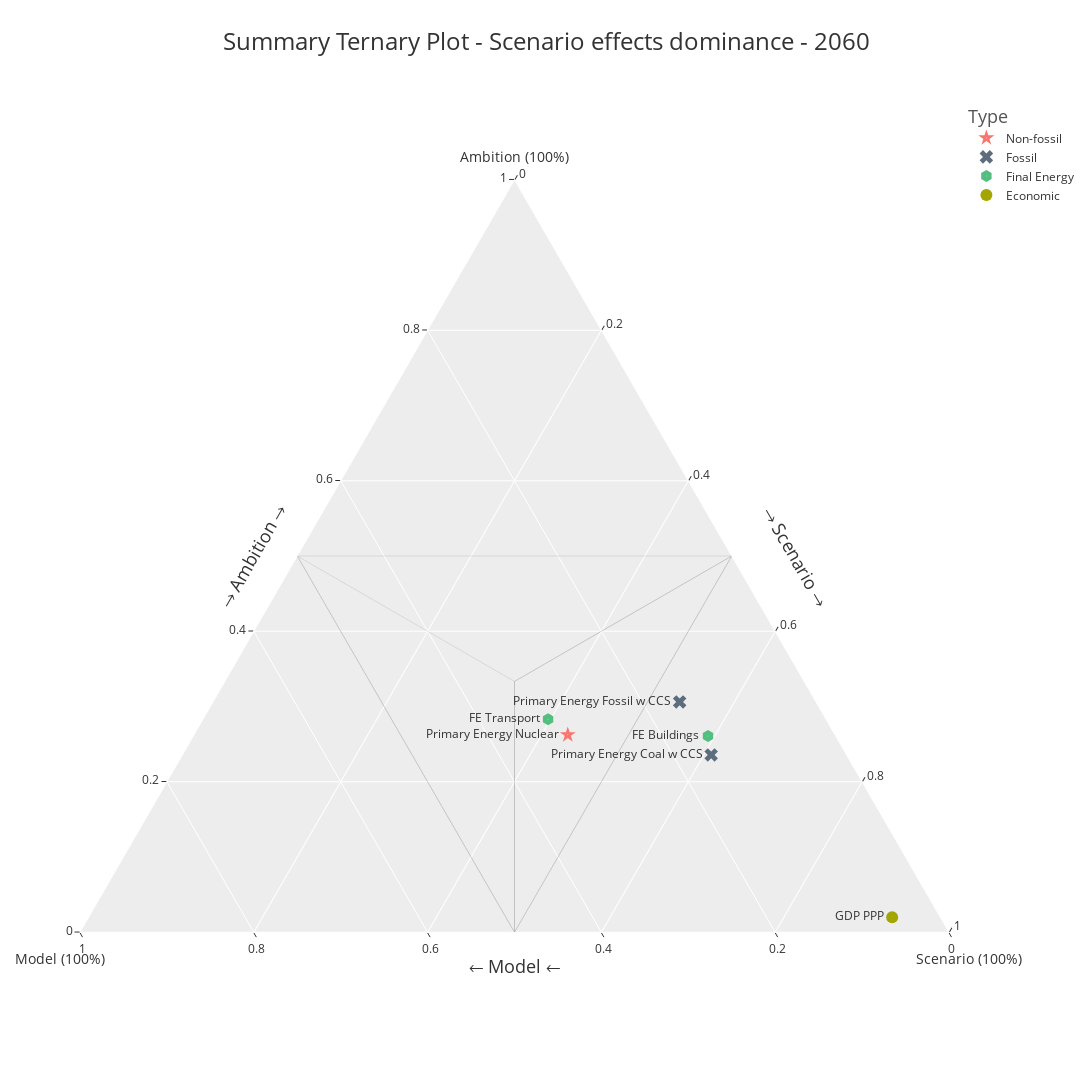

This figure's notebook cell:
### Markdown cell above
Figure 14: Ternary Plot – Focus on the Scenario Factor effects 2060

### Code cell
# Figure 14: Ternary Plot for all variables 2060, focus on Scenario - cleaned version of the code to match the paper

# -----------
# Setup the style parameters
# -----------
sns.set()
sns.set_style("white")
plt.rcParams['figure.dpi']= 100
plt.rcParams['figure.figsize'] = (20,6)
plt.rc("savefig", dpi=150)
plt.rc("font", size=14)

# -----------
# Choose columns to plot and filter the data accordingly
# -----------
cols = [ 
    'Variable',
    'Year',
    'R2_Amb_Shapley_norm',
    'R2_Mod_Shapley_norm',
    'R2_Scen_Shapley_norm',
    'Type'
    ]

data = df_all[cols]

# -----------
# Rename the variables to be plotted for better readability
# -----------
var_name_replacements = {
    'Final Energy Transportation': 'FE Transport',
    'Final Energy Residential and Commercial': 'FE Buildings',
}

# Replace values in the "Variable" column using dictionary
data['Variable'] = data['Variable'].replace(var_name_replacements)

# -----------
# Filter the data to show only the needed data points that highlight the Scenario effects dominance
# -----------

data = data.query('Year == 2060 and R2_Scen_Shapley_norm >= 0.25 and R2_Amb_Shapley_norm < 0.37 and R2_Mod_Shapley_norm < 0.35')\
            .query('Variable != "Final Energy Solids"')

# -----------
# Plot the data
# -----------
fig = px.scatter_ternary(
    data.query('Year ==2060'), 
    a="R2_Amb_Shapley_norm", 
    b="R2_Mod_Shapley_norm", 
    c="R2_Scen_Shapley_norm",
    symbol="Type",
    color='Type',
    template= "ggplot2",
    symbol_map={"Emissions":"cross-dot", 'Final Energy':'hexagon-dot',"Fossil":"x","Non-fossil":"star-dot","Land":"square-x"},
    color_discrete_map={"Emissions":"#C0392B", "Non-Fossil":"#F4D03F", 'Final Energy':'#52BE80',"Fossil":"#5D6D7E","Land":"LightSkyBlue"},
    labels={"R2_Amb_Shapley_norm": "Ambition (100%)",
            "R2_Mod_Shapley_norm": "Model (100%)",
            "R2_Scen_Shapley_norm": "Scenario (100%)"},
    title="Summary Ternary Plot - Scenario effects dominance - 2060",
    hover_name='Variable',
    text= data['Variable'],
    animation_frame='Year',
    width=1200,
    height=1200,
    )

# Lines connecting mid-point of each axis to mid-point of the plot
fig.add_trace(
    go.Scatterternary(a=[0.5, 0.5,0.5, 0.5,0, 0.5],
                      b=[0.5, 0.5,0, 0.5,0.5, 0.5],
                      c=[0, 0.5,0.5, 0.5,0.5, 0.5],
                      mode='lines',
                      marker=dict(color='black'),
                      line=dict(width=0.1),
                      showlegend=False,
                      )
                )

# Lines connecting mid-points of all axes together
fig.add_trace(
    go.Scatterternary(a=[0.5, 0,0.5, 0.5,0, 0.5],
                      b=[0, 0.5,0, 0.5,0.5, 0.5],
                      c=[0.5, 0.5,0.5, 0,0.5, 0],
                      mode='lines',
                      marker=dict(color='black'),
                      line=dict(width=0.1),
                      showlegend=False,
                      
                      )
                )

fig.update_traces(
    marker=dict(
        size=12),
    textposition='middle left',
    )

fig.update_layout(
    legend_title="Type",
    legend_title_font_color="#545454",
    legend_title_font_size=18,
    title_font_size=24,
    annotations=[
        dict(
            x=0.87,
            y=0.5,
            xref="paper",
            yref="paper",
            text="\u2192 Scenario \u2192",
            showarrow=False,
            font=dict(
                size=18,
            ),
            textangle=60
        ),
        dict(
            x=0.5,
            y=0.035,
            xref="paper",
            yref="paper",
            text="\u2190 Model \u2190",
            showarrow=False,
            font=dict(
                size=18,
            ),
            textangle=0
        ),
        dict(
            x=0.15,
            y=0.5,
            xref="paper",
            yref="paper",
            text="\u2192 Ambition \u2192",
            showarrow=False,
            font=dict(
                size=18,
            ),
            textangle=-60
        )

    ]
)

fig.show()

# Save the plot
fig.write_image("Figure_14_Ternary_Plot_2060_Scenario_Effects.png")

### Figure 1 — Plotly figure (JSON) as saved in the notebook; plotly's stock layout.template omitted (floating-point values rounded to 4 significant figures)
{"data": [{"a": [0.2623], "b": [0.3075], "c": [0.4301], "hovertemplate": "<b>%{hovertext}</b><br><br>Type=Non-fossil<br>Year=2060<br>Ambition (100%)=%{a}<br>Model (100%)=%{b}<br>Scenario (100%)=%{c}<br>text=%{text}<extra></extra>", "hovertext": ["Primary Energy Nuclear"], "legendgroup": "Non-fossil", "marker": {"color": "#F8766D", "size": 12, "symbol": "star-dot"}, "mode": "markers+text", "name": "Non-fossil", "showlegend": true, "subplot": "ternary", "text": ["Primary Energy Nuclear"], "textposition": "middle left", "type": "scatterternary"}, {"a": [0.3061, 0.2357], "b": [0.1569, 0.1558], "c": [0.537, 0.6085], "hovertemplate": "<b>%{hovertext}</b><br><br>Type=Fossil<br>Year=2060<br>Ambition (100%)=%{a}<br>Model (100%)=%{b}<br>Scenario (100%)=%{c}<br>text=%{text}<extra></extra>", "hovertext": ["Primary Energy Fossil w CCS", "Primary Energy Coal w CCS"], "legendgroup": "Fossil", "marker": {"color": "#5D6D7E", "size": 12, "symbol": "x"}, "mode": "markers+text", "name": "Fossil", "showlegend": true, "subplot": "ternary", "text": ["Primary Energy Fossil w CCS", "Primary Energy Coal w CCS"], "textposition": "middle left", "type": "scatterternary"}, {"a": [0.2608, 0.2829], "b": [0.147, 0.3199], "c": [0.5923, 0.3972], "hovertemplate": "<b>%{hovertext}</b><br><br>Type=Final Energy<br>Year=2060<br>Ambition (100%)=%{a}<br>Model (100%)=%{b}<br>Scenario (100%)=%{c}<br>text=%{text}<extra></extra>", "hovertext": ["FE Buildings", "FE Transport"], "legendgroup": "Final Energy", "marker": {"color": "#52BE80", "size": 12, "symbol": "hexagon-dot"}, "mode": "markers+text", "name": "Final Energy", "showlegend": true, "subplot": "ternary", "text": ["FE Buildings", "FE Transport"], "textposition": "middle left", "type": "scatterternary"}, {"a": [0.02], "b": [0.05542], "c": [0.9246], "hovertemplate": "<b>%{hovertext}</b><br><br>Type=Economic<br>Year=2060<br>Ambition (100%)=%{a}<br>Model (100%)=%{b}<br>Scenario (100%)=%{c}<br>text=%{text}<extra></extra>", "hovertext": ["GDP PPP"], "legendgroup": "Economic", "marker": {"color": "#A3A500", "size": 12, "symbol": "circle"}, "mode": "markers+text", "name": "Economic", "showlegend": true, "subplot": "ternary", "text": ["GDP PPP"], "textposition": "middle left", "type": "scatterternary"}, {"a": [0.5, 0.5, 0.5, 0.5, 0, 0.5], "b": [0.5, 0.5, 0, 0.5, 0.5, 0.5], "c": [0, 0.5, 0.5, 0.5, 0.5, 0.5], "line": {"width": 0.1}, "marker": {"color": "black", "size": 12}, "mode": "lines", "showlegend": false, "textposition": "middle left", "type": "scatterternary"}, {"a": [0.5, 0, 0.5, 0.5, 0, 0.5], "b": [0, 0.5, 0, 0.5, 0.5, 0.5], "c": [0.5, 0.5, 0.5, 0, 0.5, 0], "line": {"width": 0.1}, "marker": {"color": "black", "size": 12}, "mode": "lines", "showlegend": false, "textposition": "middle left", "type": "scatterternary"}], "layout": {"annotations": [{"font": {"size": 18}, "showarrow": false, "text": "→ Scenario →", "textangle": 60, "x": 0.87, "xref": "paper", "y": 0.5, "yref": "paper"}, {"font": {"size": 18}, "showarrow": false, "text": "← Model ←", "textangle": 0, "x": 0.5, "xref": "paper", "y": 0.035, "yref": "paper"}, {"font": {"size": 18}, "showarrow": false, "text": "→ Ambition →", "textangle": -60, "x": 0.15, "xref": "paper", "y": 0.5, "yref": "paper"}], "height": 1200, "legend": {"title": {"font": {"color": "#545454", "size": 18}, "text": "Type"}, "tracegroupgap": 0}, "ternary": {"aaxis": {"title": {"text": "Ambition (100%)"}}, "baxis": {"title": {"text": "Model (100%)"}}, "caxis": {"title": {"text": "Scenario (100%)"}}, "domain": {"x": [0, 1], "y": [0, 1]}}, "title": {"font": {"size": 24}, "text": "Summary Ternary Plot - Scenario effects dominance - 2060"}, "width": 1200}}
